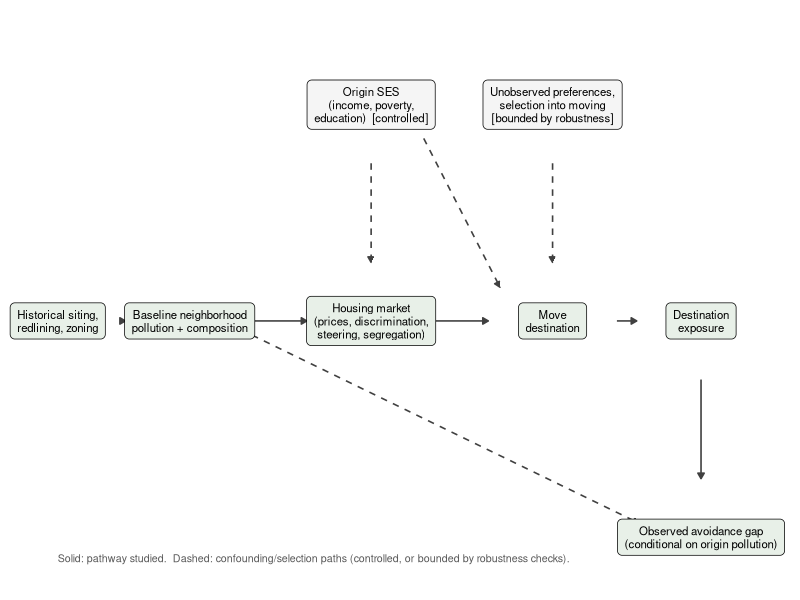

The R source for this figure:
# ============================================================
# DAG: how housing markets translate baseline inequality into
# unequal exposure through residential mobility (reviewer request)
# ------------------------------------------------------------
# Pure ggplot2 (no extra packages). Solid arrows = pathway studied;
# dashed = confounding/selection paths the design must reckon with.
# Output: figures/figS_dag.png
# ============================================================
suppressPackageStartupMessages({ library(data.table); library(ggplot2) })
out_dir <- "/Users/priyanka/MIGRATE_dir/pm25_avoidance_lag3_olag1"
fig_dir <- file.path(out_dir,"figures"); dir.create(fig_dir, showWarnings=FALSE, recursive=TRUE)

nodes <- data.table(
  id=c("hist","orig","mkt","move","dest","gap","ses","pref"),
  x  =c(0.6,  2.2,  4.4,  6.6,  8.4,  8.4,  4.4,  6.6),
  y  =c(2.6,  2.6,  2.6,  2.6,  2.6,  1.05, 4.15, 4.15),
  lab=c("Historical siting,\nredlining, zoning",
        "Baseline neighborhood\npollution + composition",
        "Housing market\n(prices, discrimination,\nsteering, segregation)",
        "Move\ndestination",
        "Destination\nexposure",
        "Observed avoidance gap\n(conditional on origin pollution)",
        "Origin SES\n(income, poverty,\neducation)  [controlled]",
        "Unobserved preferences,\nselection into moving\n[bounded by robustness]"),
  main=c(TRUE,TRUE,TRUE,TRUE,TRUE,TRUE,FALSE,FALSE))
edges <- data.table(
  from=c("hist","orig","mkt","move","dest","ses","ses","pref","orig"),
  to  =c("orig","mkt","move","dest","gap","mkt","move","move","gap"),
  style=c("solid","solid","solid","solid","solid","dashed","dashed","dashed","dashed"))
E <- merge(merge(edges, nodes[, .(from=id, x0=x, y0=y)], by="from"),
           nodes[, .(to=id, x1=x, y1=y)], by="to")
# shrink arrows so they start/end at box edges
E[, `:=`(dx=x1-x0, dy=y1-y0)]; E[, L:=sqrt(dx^2+dy^2)]
E[, `:=`(xs=x0+dx/L*0.78, ys=y0+dy/L*0.42, xe=x1-dx/L*0.78, ye=y1-dy/L*0.42)]

p <- ggplot() +
  geom_segment(data=E, aes(x=xs,y=ys,xend=xe,yend=ye,linetype=style),
               arrow=arrow(length=unit(0.16,"cm"), type="closed"),
               linewidth=.55, color="grey25") +
  geom_label(data=nodes, aes(x,y,label=lab, fill=main),
             size=2.9, lineheight=.95, label.padding=unit(0.18,"cm"),
             label.r=unit(0.12,"cm"), color="black") +
  scale_fill_manual(values=c(`TRUE`="#e8f0e8",`FALSE`="#f5f5f5"), guide="none") +
  scale_linetype_identity() +
  annotate("text", x=0.6, y=0.9, hjust=0, size=2.7, color="grey35",
           label="Solid: pathway studied.  Dashed: confounding/selection paths (controlled, or bounded by robustness checks).") +
  coord_cartesian(xlim=c(-0.1,9.6), ylim=c(0.6,4.9), expand=FALSE) +
  theme_void()
ggsave(file.path(fig_dir,"figS_dag.png"), p, width=9.5, height=4.2, dpi=300)
cat("DONE. DAG written to figures/figS_dag.png\n")
